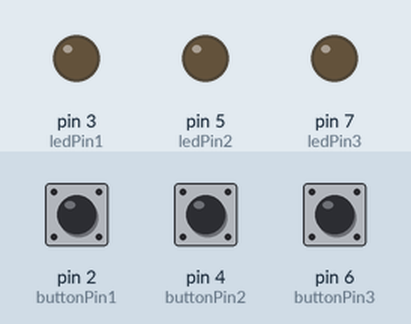
This sketch was run on a simulated Arduino Uno, built with avr-gcc and run on an emulated ATmega328P. Parts: output pins drawn as LEDs (lit = HIGH). The test bench sets the inputs (shaded band); at power-on: pin 2 (buttonPin1) LOW, pin 4 (buttonPin2) LOW, pin 6 (buttonPin3) LOW. What the sketch prints to the serial monitor is not drawn.

Above: at 1.2 s.
1.3 s: pin 2 (buttonPin1) pulled HIGH for 1 s
At 3.1 s:
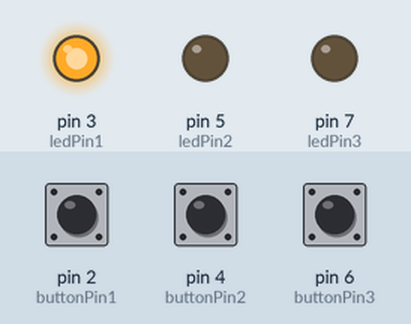
4.3 s: pin 4 (buttonPin2) pulled HIGH for 3.2 s
At 8.6 s:
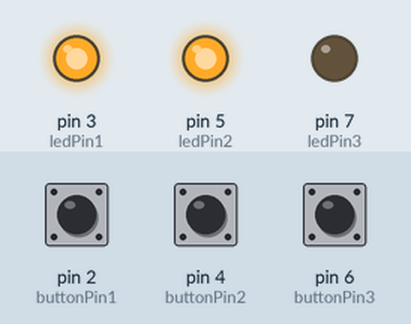
9.0 s: pin 6 (buttonPin3) pulled HIGH for 0.15 s
At 9.3 s:
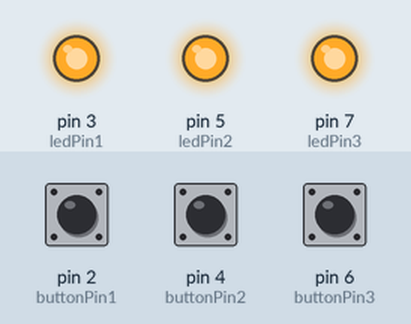
10.6 s: pin 2 (buttonPin1) pulled HIGH for 0.15 s
At 11.3 s:
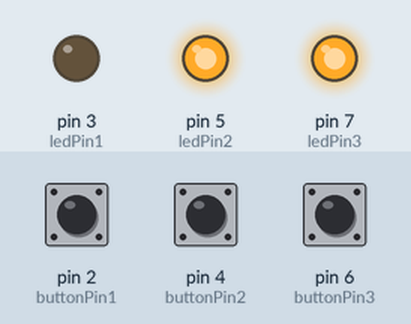
12.2 s: pin 4 (buttonPin2) pulled HIGH for 0.15 s
At 13.2 s:
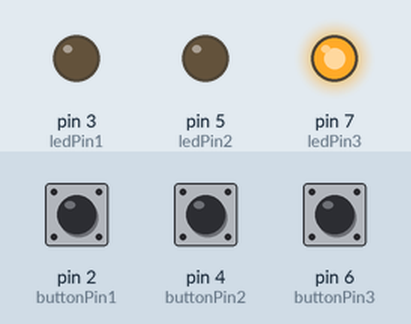
13.8 s: pin 2 (buttonPin1) pulled HIGH for 0.15 s
At 14.3 s:
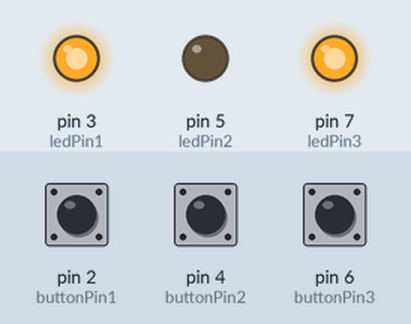
Timing chart, 0 to 16.4 s (numbered marks = the images above; inputs shaded):
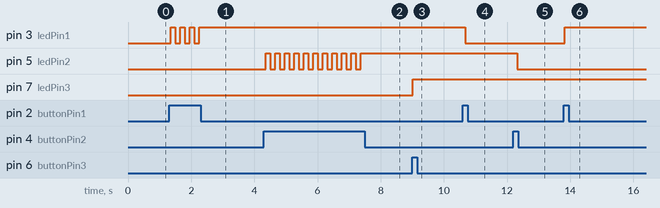

The sketch:

Buttons.ino
```cpp
#include <stdio.h>
#include <stdlib.h>
#include <string.h>
#include <SPI.h>
#include <mcp2515.h>

struct can_frame canMsgTX;
struct can_frame canMsgRX;
MCP2515 mcp2515(10);

// BUTTON 1: RANDOM OBSTACLE
const int buttonPin1 = 2;
const int ledPin1 = 3;
// Set up the state for obstacle button
int buttonState1 = 0;
int ledState1 = 0;

// BUTTON 2: CAR MODE
const int buttonPin2 = 4;
const int ledPin2 = 5;
// Set up variable for the state of the button1
int buttonState2 = 0;
int ledState2 = 0;

// BUTTON 3: KILL SWITCH
const int buttonPin3 = 6;
const int ledPin3 = 7;
// Set up variable for the state of the button1
int buttonState3 = 0;
int ledState3 = 0;

void setup() {
  //Initialize Serial
  Serial.begin(500000);
  // Set MCP2515 settings
  mcp2515.reset();
  mcp2515.setBitrate(CAN_500KBPS, MCP_8MHZ);
  mcp2515.setConfigMode();
  mcp2515.setFilterMask(MCP2515::MASK0, false, 0x7FF);
  mcp2515.setFilterMask(MCP2515::MASK1, false, 0x7FF);
  mcp2515.setFilter(MCP2515::RXF1, false, 0x102);
  mcp2515.setNormalMode();

  // BUTTON1: ARDUINO PIN SETTINGS
  pinMode(buttonPin1,INPUT);// It is input because the Arduino is reading from the Button
  pinMode(ledPin1,OUTPUT);// This output will come from the arduino


  // BUTTON2: ARDUINO PIN SETTINGS
  pinMode(buttonPin2,INPUT);// It is input because the Arduino is reading from the Button
  pinMode(ledPin2,OUTPUT);// This output will come from the arduino

  // BUTTON1: ARDUINO PIN SETTINGS
  pinMode(buttonPin3,INPUT);// It is input because the Arduino is reading from the Button
  pinMode(ledPin3,OUTPUT);// This output will come from the arduino
  // Initialize CAN Message for Button 1 : OBSTACLE
  canMsgTX.can_id  = 0x000;   // Obstacle button CAN_ID
  canMsgTX.can_dlc = 8;
  canMsgTX.data[0] = 0;
  canMsgTX.data[1] = 0;
  canMsgTX.data[2] = 0;
  canMsgTX.data[3] = 0;
  canMsgTX.data[4] = 0;
  canMsgTX.data[5] = 0;// Obstacle goes off (0) or Generate random obstable (1)
  canMsgTX.data[6] = 0;//killswitch
  canMsgTX.data[7] = 0; // Manual(0) or Automatic(1)

  // Print Header for data receiving
  Serial.println("------- CAN Read ----------");
  Serial.println("ID  DLC   DATA");
}

void loop() {
  // This will be called after the setup and will be executed infinetly
  //Serial.println(digitalRead(buttonPin1));// HIGH IF BUTTON IS PRESSED, OR LOW (VIA PULL DOWN 10KOhm RESISTOR IS BUTTON IS NOT PRESSED)
  //delay(100);
  //receive data from canbus
  if(mcp2515.readMessage(&canMsgRX)==MCP2515::ERROR_OK){
    Serial.print(canMsgRX.can_id, HEX); // print ID
    Serial.print(" ");
    Serial.print(canMsgRX.can_dlc); // print DLC
    Serial.print(" ");

    for (int i = 0; i<canMsgRX.can_dlc; i++)  {  // print the data
      Serial.print(canMsgRX.data[i]);
      Serial.print(" ");
    }
    Serial.println();
  }

  //Button1: OBSTACLE BUTTON
  buttonState1 = digitalRead(buttonPin1);
  // Make condition for the Led to turn on and off
  if(buttonState1 == HIGH){
    ledState1 = !ledState1;
    digitalWrite(ledPin1, ledState1);
    canMsgTX.data[5]=ledState1;
    canMsgTX.can_id = 0x005;
    mcp2515.sendMessage(&canMsgTX);

  }
  // else if(canMsgRX.data[5] == LOW){
  //   ledState1 = !ledState1;
  //   digitalWrite(ledPin1, ledState1);
  //   canMsgTX.data[5]=ledState1;
  //   canMsgTX.can_id = 0x005;
  //   mcp2515.sendMessage(&canMsgTX);
  // }


  //Button2: CAR MODE BUTTON
  buttonState2 = digitalRead(buttonPin2);
  if(buttonState2 == HIGH){
    ledState2 = !ledState2;
    digitalWrite(ledPin2, ledState2);
    canMsgTX.data[7]=ledState2;
    canMsgTX.can_id = 0x006;
    mcp2515.sendMessage(&canMsgTX);
  }


  //Button3: KILL SWITCH BUTTON
  buttonState3 = digitalRead(buttonPin3);
  if(buttonState3 == HIGH){
    ledState3 = !ledState3;
    digitalWrite(ledPin3, ledState3);
    canMsgTX.data[6]=ledState3;
    canMsgTX.can_id = 0x007;
    mcp2515.sendMessage(&canMsgTX);
  }
  // else if(canMsgRX.data[6] == LOW){
  //   ledState1 = !ledState3;
  //   digitalWrite(ledPin3, ledState3);
  //   canMsgTX.data[6]=ledState3;
  //   canMsgTX.can_id = 0x007;
  //   mcp2515.sendMessage(&canMsgTX);
  // }
  canMsgTX.can_id = 0x000;
  delay(150);
}
```

Measured:
- after the input at 1.3 s, pin 3 (ledPin1): alternates HIGH for 0.15 s and LOW for 0.15 s, 7 changes in all, then stays HIGH, starting after 0.05 s
- after the input at 4.3 s, pin 5 (ledPin2): alternates HIGH for 0.15 s and LOW for 0.15 s, 21 changes in all, then stays HIGH, starting after 0.06 s
- after the input at 9.0 s, pin 7 (ledPin3): LOW → HIGH at once
- after the input at 10.6 s, pin 3 (ledPin1): HIGH → LOW after 0.07 s
- after the input at 12.2 s, pin 5 (ledPin2): HIGH → LOW after 0.12 s
- after the input at 13.8 s, pin 3 (ledPin1): LOW → HIGH at once
